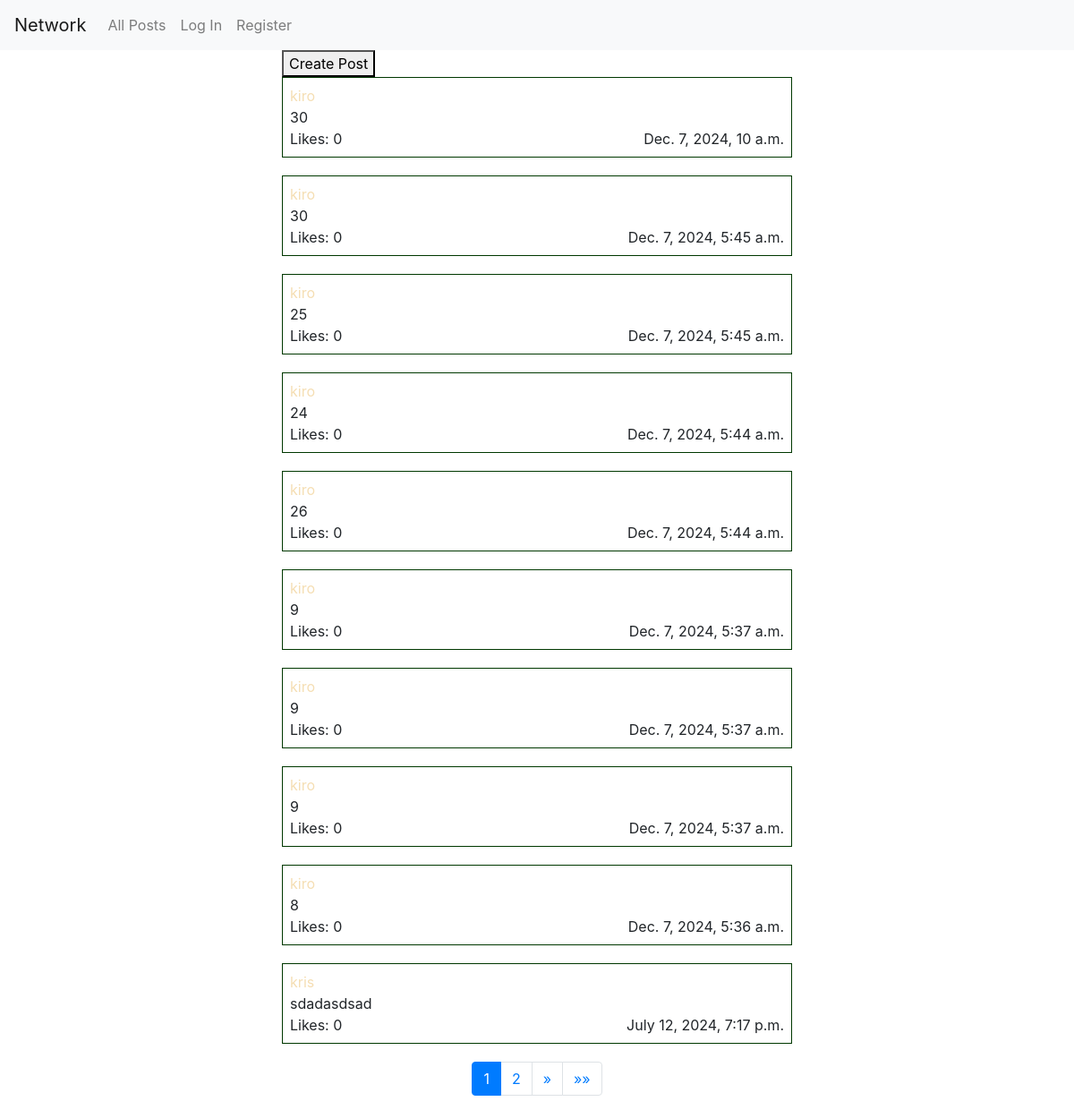
Before: / with the older database file.
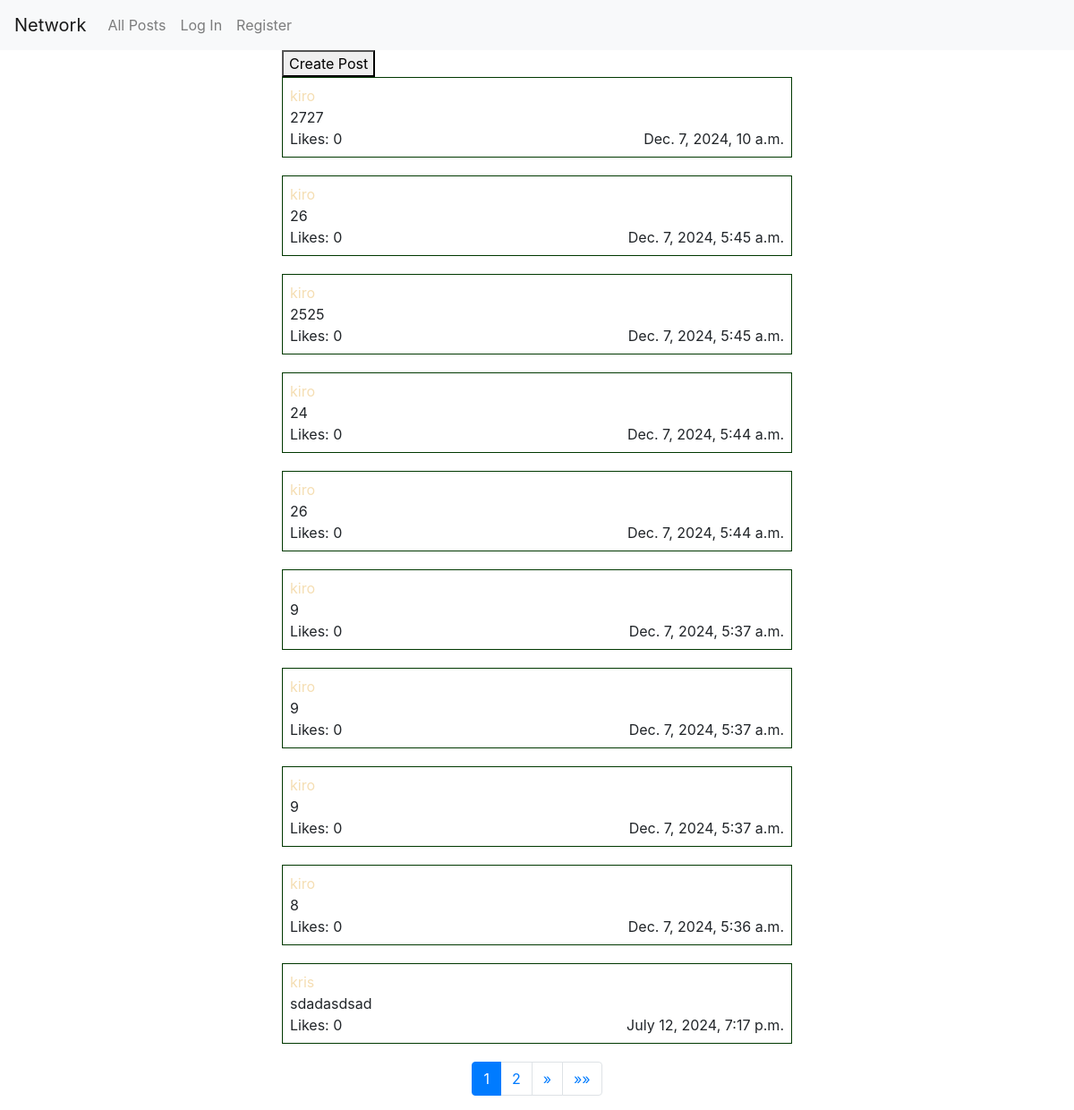
After: the same page with the newer database file.
### network/models.py (models this page shows)
class Post(models.Model):
    user = models.ForeignKey(User, on_delete=models.CASCADE, related_name="posts")
    body = models.TextField(max_length=1024)
    created_at = models.DateTimeField(auto_now_add=True)
    likes = models.IntegerField(default=0)

class User(AbstractUser):
    pass

### network/views.py (the view)
# urls.py: path("", views.index, name="index"),
def index(request):
    posts = Post.objects.all().order_by("-created_at")
    paginator = Paginator(posts, 10)
    page_number = request.GET.get('page')
    page_obj = paginator.get_page(page_number)
    return render(request, "network/index.html", {
        "page_obj": page_obj
    })

### network/templates/network/index.html (shortened to what this page needs)
{% extends "network/layout.html" %}
{% load static %}
{% block body %}
<div class="container">
  <button id="open-create-form">Create Post</button>
{% for post in page_obj %}
  <div class="post" data-post-id="{{ post.id }}">
    <a href="{% url 'profile' post.user.id %}">
      <p>{{ post.user }}</p>
    </a>
    <p class="post-body post-body-{{ post.id }}">{{ post.body }}</p>
    <div class="d-flex justify-content-between">
      <span>Likes: {{ post.likes }}</span>
      <span>{{ post.created_at }}</span>
    </div>
  </div>
{% endfor %}
<nav aria-label="Page navigation">
  <ul class="pagination justify-content-center">
    {% for num in page_obj.paginator.page_range %}
    {% if page_obj.number == num %}
    <li class="page-item active"><span class="page-link">{{ num }}</span></li>
    {% elif num > page_obj.number|add:'-3' and num < page_obj.number|add:'3' %}
    <li class="page-item"><a class="page-link" href="?page={{ num }}">{{ num }}</a></li>
    {% endif %}
    {% endfor %}
    {% if page_obj.has_next %}
    <li class="page-item">
      <a class="page-link" href="?page={{ page_obj.next_page_number }}" aria-label="Next">
        <span aria-hidden="true">&raquo;</span>
      </a>
    </li>
    <li class="page-item">
      <a class="page-link" href="?page={{ page_obj.paginator.num_pages }}" aria-label="Last">
        <span aria-hidden="true">&raquo;&raquo;</span>
      </a>
    </li>
    {% endif %}
  </ul>
</nav>
</div>
 {% endblock %}

Changed rows visible on the page:
changed Post "Dec. 7, 2024, 10 a.m.": body "30" → "2727"
changed Post (number 2 of 10 on the later page): body "30" → "26"
changed Post (number 3 of 10 on the later page): body "25" → "2525"
